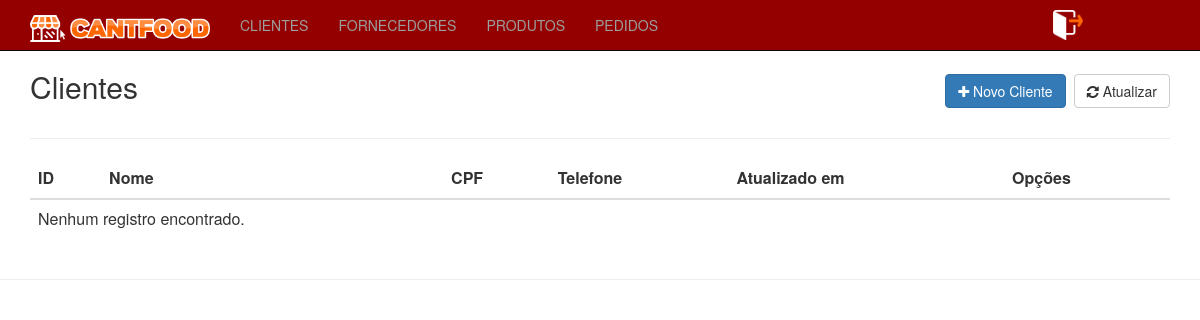
The app's page /customers/index.php, older data.
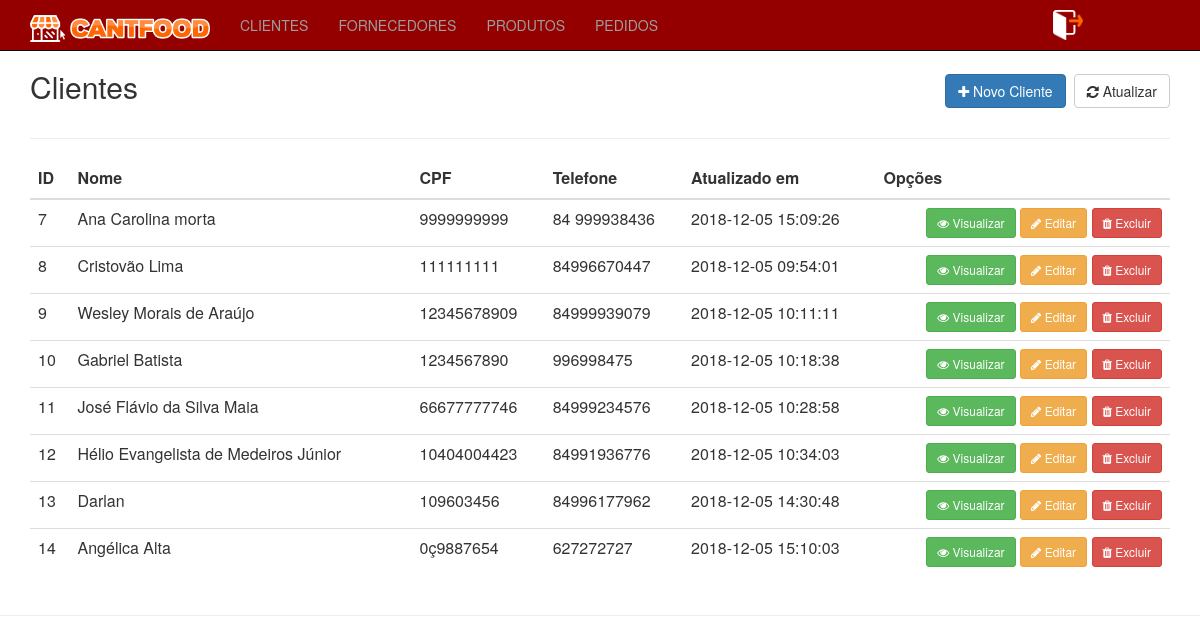
The same page, newer data.
### tables this page shows
CREATE TABLE `customers` (
  `id` int(11) NOT NULL,
  `nome` varchar(255) NOT NULL,
  `apelido` varchar(255) NOT NULL,
  `cpf` varchar(15) NOT NULL,
  `rg` varchar(15) NOT NULL,
  `endereco` varchar(255) NOT NULL,
  `bairro` varchar(100) NOT NULL,
  `numeroresidencia` int(8) NOT NULL,
  `telefone` varchar(15) NOT NULL,
  `dataCadastro` datetime NOT NULL,
  `dataAtualizacao` datetime NOT NULL
);

### inc/database.php (called while the page is built, shortened)
<?php
function open_database() {
	try {
		$conn = new mysqli(DB_HOST, DB_USER, DB_PASSWORD, DB_NAME);
		return $conn;
	} catch (Exception $e) {
		echo $e->getMessage();
		return null;
	}
}
function find( $table = null, $id = null ) {
	$database = open_database();
	$found = null;
	try {
	  if ($id) {
	    $sql = "SELECT * FROM " . $table . " WHERE id = " . $id;
	    $result = $database->query($sql);
	    if ($result->num_rows > 0) {
	      $found = $result->fetch_assoc();
	    }
	  } else {
	    $sql = "SELECT * FROM " . $table;
	    $result = $database->query($sql);
	    if ($result->num_rows > 0) {
	      $found = $result->fetch_all(MYSQLI_ASSOC);
	    }
	  }
	} catch (Exception $e) {
	  $_SESSION['message'] = $e->GetMessage();
	  $_SESSION['type'] = 'danger';
  }
	return $found;
}
 function find_all( $table ) {
	return find($table);
}

### customers/functions.php (called while the page is built, shortened)
<?php
function index() {
	$customers = find_all('customers');
}

### customers/index.php (the view, shortened to what this page needs)
<?php
    require_once('functions.php');
    index();
?>
<?php include(HEADER_TEMPLATE); ?>
<header>
	<div class="row">
		<div class="col-sm-6">
			<h2>Clientes</h2>
		</div>
		<div class="col-sm-6 text-right h2">
	    	<a class="btn btn-primary" href="add.php"><i class="fa fa-plus"></i> Novo Cliente</a>
	    	<a class="btn btn-default" href="index.php"><i class="fa fa-refresh"></i> Atualizar</a>
	    </div>
	</div>
</header>
<hr>
<table class="table table-hover">
<thead>
	<tr>
		<th>ID</th>
		<th width="30%">Nome</th>
		<th>CPF</th>
		<th>Telefone</th>
		<th>Atualizado em</th>
		<th>Opções</th>
	</tr>
</thead>
<tbody>
<?php if ($customers) : ?>
<?php foreach ($customers as $customer) : ?>
	<tr>
		<td><?php echo $customer['id']; ?></td>
		<td><?php echo $customer['nome']; ?></td>
		<td><?php echo $customer['cpf']; ?></td>
		<td><?php echo $customer['telefone']; ?></td>
		<td><?php echo $customer['dataAtualizacao']; ?></td>
		<td class="actions text-right">
			<a href="view.php?id=<?php echo $customer['id']; ?>" class="btn btn-sm btn-success"><i class="fa fa-eye"></i> Visualizar</a>
			<a href="edit.php?id=<?php echo $customer['id']; ?>" class="btn btn-sm btn-warning"><i class="fa fa-pencil"></i> Editar</a>
			<a href="#" class="btn btn-sm btn-danger" data-toggle="modal" data-target="#delete-modal" data-customer="<?php echo $customer['id']; ?>">
				<i class="fa fa-trash"></i> Excluir
			</a>
		</td>
	</tr>
<?php endforeach; ?>
<?php else : ?>
	<tr>
		<td colspan="6">Nenhum registro encontrado.</td>
	</tr>
<?php endif; ?>
</tbody>
</table>
<?php include(FOOTER_TEMPLATE); ?>

### inc/header.php (shortened to what this page needs)
<!DOCTYPE html>
<html>
<head>
    <link rel="stylesheet" href="<?php echo BASEURL; ?>css/bootstrap.min.css">
    <link rel="stylesheet" href="<?php echo BASEURL; ?>css/style.css">
    <link rel="stylesheet" href="https://maxcdn.bootstrapcdn.com/font-awesome/4.6.2/css/font-awesome.min.css">
</head>
<body>
    <nav class="navbar navbar-inverse navbar-fixed-top" role="navigation">
      <div class="container">
        <div class="navbar-header">
          <a href="<?php echo BASEURL; ?>inicio.php" class="navbar-brand" id="home">
              <img src="/../CantFood/imagens/logohorizontal.png" width="180px"/>
          </a>
        </div>
        <div id="navbar" class="navbar-collapse collapse">
          <ul class="nav navbar-nav">
            <li class="dropdown">
                    <li><a href="<?php echo BASEURL; ?>customers">CLIENTES</a></li>
                    <li><a href="<?php echo BASEURL; ?>fornecedores">FORNECEDORES</a></li>
                    <li><a href="<?php echo BASEURL; ?>produtos">PRODUTOS</a></li>
                    <li><a href="<?php echo BASEURL; ?>pedidos">PEDIDOS</a></li>
            </li>
          </ul>
          <div>
            <a href="_dao/logout.php">
                <img src="/../CantFood/imagens/Sair02.png" width="30px" style="margin-left: 380px; margin-top: 10px"/>
            </a>
        </div>
      </div>
    </nav>
    <main class="container">

### inc/footer.php (shortened to what this page needs)
	</main>
	<hr>
</body>
</html>

### css/style.css (style rules this page uses)
.navbar { background-color: #940000; }

### inc/header.php (style rules this page uses)
body { padding-top: 50px; padding-bottom: 20px; }

Row changes from the older to the newer data that the page shows:
added customers: id "7", nome "Ana Carolina morta", cpf "9999999999", telefone "84 999938436", dataAtualizacao "2018-12-05 15:09:26"
added customers: id "8", nome "Cristovão Lima", cpf "111111111", telefone "84996670447", dataAtualizacao "2018-12-05 09:54:01"
added customers: id "9", nome "Wesley Morais de Araújo", cpf "12345678909", telefone "84999939079", dataAtualizacao "2018-12-05 10:11:11"
added customers: id "10", nome "Gabriel Batista", cpf "1234567890", telefone "996998475", dataAtualizacao "2018-12-05 10:18:38"
added customers: id "11", nome "José Flávio da Silva Maia", cpf "66677777746", telefone "84999234576", dataAtualizacao "2018-12-05 10:28:58"
added customers: id "12", nome "Hélio Evangelista de Medeiros Júnior", cpf "10404004423", telefone "84991936776", dataAtualizacao "2018-12-05 10:34:03"
added customers: id "13", nome "Darlan", cpf "109603456", telefone "84996177962", dataAtualizacao "2018-12-05 14:30:48"
added customers: id "14", nome "Angélica Alta", cpf "0ç9887654", telefone "627272727", dataAtualizacao "2018-12-05 15:10:03"
Text that changed along with them:
text no longer shown: "Nenhum registro encontrado."
